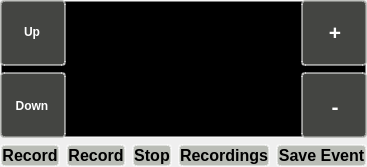
     <widget class="QWidget" name="cameraWidget" native="true">
      <property name="sizePolicy">
       <sizepolicy hsizetype="Expanding" vsizetype="Expanding">
        <horstretch>0</horstretch>
        <verstretch>0</verstretch>
       </sizepolicy>
      </property>
      <layout class="QVBoxLayout" name="verticalLayout_2">
       <property name="leftMargin">
        <number>0</number>
       </property>
       <property name="topMargin">
        <number>0</number>
       </property>
       <property name="rightMargin">
        <number>0</number>
       </property>
       <property name="bottomMargin">
        <number>0</number>
       </property>
       <item>
        <widget class="QWidget" name="horizontalWidget" native="true">
         <property name="sizePolicy">
          <sizepolicy hsizetype="Expanding" vsizetype="Expanding">
           <horstretch>0</horstretch>
           <verstretch>0</verstretch>
          </sizepolicy>
         </property>
         <property name="styleSheet">
          <string notr="true">background-color: rgba(0, 0, 0, 1);
border-radius: 4px;
border: 2px solid rgba(255,255,255,0.5);
outline: none;</string>
         </property>
         <layout class="QHBoxLayout" name="horizontalLayout_18">
          <property name="leftMargin">
           <number>0</number>
          </property>
          <property name="topMargin">
           <number>0</number>
          </property>
          <property name="rightMargin">
           <number>0</number>
          </property>
          <property name="bottomMargin">
           <number>0</number>
          </property>
          <item>
           <widget class="QWidget" name="verticalWidget_2" native="true">
            <property name="sizePolicy">
             <sizepolicy hsizetype="Preferred" vsizetype="Expanding">
              <horstretch>0</horstretch>
              <verstretch>0</verstretch>
             </sizepolicy>
            </property>
            <property name="styleSheet">
             <string notr="true">background-color: rgba(0, 0, 0, 0);
border: 0px;</string>
            </property>
            <layout class="QVBoxLayout" name="verticalLayout_15">
             <property name="leftMargin">
              <number>0</number>
             </property>
             <property name="topMargin">
              <number>0</number>
             </property>
             <property name="rightMargin">
              <number>0</number>
             </property>
             <property name="bottomMargin">
              <number>0</number>
             </property>
             <item>
              <widget class="QPushButton" name="pushButtonUp">
               <property name="sizePolicy">
                <sizepolicy hsizetype="Fixed" vsizetype="Expanding">
                 <horstretch>0</horstretch>
                 <verstretch>0</verstretch>
                </sizepolicy>
               </property>
               <property name="minimumSize">
                <size>
                 <width>66</width>
                 <height>66</height>
                </size>
               </property>
               <property name="maximumSize">
                <size>
                 <width>66</width>
                 <height>16777215</height>
                </size>
               </property>
               <property name="font">
                <font>
                 <weight>75</weight>
                 <bold>true</bold>
                </font>
               </property>
               <property name="styleSheet">
                <string notr="true">background-color: rgba(136, 138, 133, 0.5);
border-radius: 4px;
border: 2px solid rgba(255,255,255,0.5);
border-left: 0px;
border-top: 0px;
color: rgb(255, 255, 255);
outline: none;</string>
               </property>
               <property name="text">
                <string>Up</string>
               </property>
              </widget>
             </item>
             <item>
              <widget class="QPushButton" name="pushButtonDown">
               <property name="sizePolicy">
                <sizepolicy hsizetype="Fixed" vsizetype="Expanding">
                 <horstretch>0</horstretch>
                 <verstretch>0</verstretch>
                </sizepolicy>
               </property>
               <property name="minimumSize">
                <size>
                 <width>66</width>
                 <height>66</height>
                </size>
               </property>
               <property name="maximumSize">
                <size>
                 <width>66</width>
                 <height>16777215</height>
                </size>
               </property>
               <property name="font">
                <font>
                 <weight>75</weight>
                 <bold>true</bold>
                </font>
               </property>
               <property name="styleSheet">
                <string notr="true">background-color: rgba(136, 138, 133, 0.5);
border-radius: 4px;
border: 2px solid rgba(255,255,255,0.5);
border-left: 0px;
border-bottom: 0px;
color: rgb(255, 255, 255);
outline: none;</string>
               </property>
               <property name="text">
                <string>Down</string>
               </property>
              </widget>
             </item>
            </layout>
           </widget>
          </item>
          <item>
           <widget class="QPushButton" name="pushButtonCameraHide">
            <property name="sizePolicy">
             <sizepolicy hsizetype="Expanding" vsizetype="Expanding">
              <horstretch>0</horstretch>
              <verstretch>0</verstretch>
             </sizepolicy>
            </property>
            <property name="styleSheet">
             <string notr="true">background-color: rgba(0, 0, 0, 0);
border: 0px;
outline: none;</string>
            </property>
            <property name="text">
             <string/>
            </property>
           </widget>
          </item>
          <item>
           <widget class="QWidget" name="verticalWidget" native="true">
            <property name="sizePolicy">
             <sizepolicy hsizetype="Preferred" vsizetype="Expanding">
              <horstretch>0</horstretch>
              <verstretch>0</verstretch>
             </sizepolicy>
            </property>
            <property name="styleSheet">
             <string notr="true">background-color: rgba(0, 0, 0, 0);
border: 0px;
</string>
            </property>
            <layout class="QVBoxLayout" name="verticalLayout_14">
             <property name="leftMargin">
              <number>0</number>
             </property>
             <property name="topMargin">
              <number>0</number>
             </property>
             <property name="rightMargin">
              <number>0</number>
             </property>
             <property name="bottomMargin">
              <number>0</number>
             </property>
             <item>
              <widget class="QPushButton" name="pushButtonPlus">
               <property name="sizePolicy">
                <sizepolicy hsizetype="Fixed" vsizetype="Expanding">
                 <horstretch>0</horstretch>
                 <verstretch>0</verstretch>
                </sizepolicy>
               </property>
               <property name="minimumSize">
                <size>
                 <width>66</width>
                 <height>66</height>
                </size>
               </property>
               <property name="maximumSize">
                <size>
                 <width>66</width>
                 <height>16777215</height>
                </size>
               </property>
               <property name="font">
                <font>
                 <pointsize>16</pointsize>
                 <weight>75</weight>
                 <bold>true</bold>
                </font>
               </property>
               <property name="styleSheet">
                <string notr="true">background-color: rgba(136, 138, 133, 0.5);
border-radius: 4px;
border: 2px solid rgba(255,255,255,0.5);
border-right: 0px;
border-top: 0px;
color: rgb(255, 255, 255);
outline: none;</string>
               </property>
               <property name="text">
                <string>+</string>
               </property>
              </widget>
             </item>
             <item>
              <widget class="QPushButton" name="pushButtonMinus">
               <property name="sizePolicy">
                <sizepolicy hsizetype="Fixed" vsizetype="Expanding">
                 <horstretch>0</horstretch>
                 <verstretch>0</verstretch>
                </sizepolicy>
               </property>
               <property name="minimumSize">
                <size>
                 <width>66</width>
                 <height>66</height>
                </size>
               </property>
               <property name="maximumSize">
                <size>
                 <width>66</width>
                 <height>16777215</height>
                </size>
               </property>
               <property name="font">
                <font>
                 <pointsize>16</pointsize>
                 <weight>75</weight>
                 <bold>true</bold>
                </font>
               </property>
               <property name="styleSheet">
                <string notr="true">background-color: rgba(136, 138, 133, 0.5);
border-radius: 4px;
border: 2px solid rgba(255,255,255,0.5);
border-right: 0px;
border-bottom: 0px;
color: rgb(255, 255, 255);
outline: none;</string>
               </property>
               <property name="text">
                <string>-</string>
               </property>
              </widget>
             </item>
            </layout>
           </widget>
          </item>
         </layout>
        </widget>
       </item>
       <item>
        <layout class="QHBoxLayout" name="Layout_CamButtons">
         <item>
          <widget class="QPushButton" name="pushButtonRecord">
           <property name="sizePolicy">
            <sizepolicy hsizetype="Expanding" vsizetype="Fixed">
             <horstretch>0</horstretch>
             <verstretch>0</verstretch>
            </sizepolicy>
           </property>
           <property name="font">
            <font>
             <pointsize>12</pointsize>
             <weight>75</weight>
             <bold>true</bold>
            </font>
           </property>
           <property name="styleSheet">
            <string notr="true">background-color: rgb(186, 189, 182);
color: rgb(0, 0, 0);
border-radius: 4px;
border: 2px solid rgba(255,255,255,0.5);
outline: none;</string>
           </property>
           <property name="text">
            <string>Record</string>
           </property>
           <property name="icon">
            <iconset>
             <normalon>:/record-hot.png</normalon>
            </iconset>
           </property>
           <property name="iconSize">
            <size>
             <width>32</width>
             <height>32</height>
            </size>
           </property>
          </widget>
         </item>
         <item>
          <widget class="QPushButton" name="pushButtonRecordActive">
           <property name="sizePolicy">
            <sizepolicy hsizetype="Expanding" vsizetype="Fixed">
             <horstretch>0</horstretch>
             <verstretch>0</verstretch>
            </sizepolicy>
           </property>
           <property name="font">
            <font>
             <pointsize>12</pointsize>
             <weight>75</weight>
             <bold>true</bold>
            </font>
           </property>
           <property name="styleSheet">
            <string notr="true">background-color: rgb(186, 189, 182);
color: rgb(0, 0, 0);
border-radius: 4px;
border: 2px solid rgba(255,255,255,0.5);
outline: none;</string>
           </property>
           <property name="text">
            <string>Record</string>
           </property>
           <property name="icon">
            <iconset>
             <normalon>:/recordactive-hot.png</normalon>
            </iconset>
           </property>
           <property name="iconSize">
            <size>
             <width>32</width>
             <height>32</height>
            </size>
           </property>
          </widget>
         </item>
         <item>
          <widget class="QPushButton" name="pushButtonStop">
           <property name="sizePolicy">
            <sizepolicy hsizetype="Expanding" vsizetype="Fixed">
             <horstretch>0</horstretch>
             <verstretch>0</verstretch>
            </sizepolicy>
           </property>
           <property name="font">
            <font>
             <pointsize>12</pointsize>
             <weight>75</weight>
             <bold>true</bold>
            </font>
           </property>
           <property name="styleSheet">
            <string notr="true">background-color: rgb(186, 189, 182);
color: rgb(0, 0, 0);
border-radius: 4px;
border: 2px solid rgba(255,255,255,0.5);
outline: none;</string>
           </property>
           <property name="text">
            <string>Stop</string>
           </property>
           <property name="icon">
            <iconset>
             <normalon>:/stop-hot.png</normalon>
            </iconset>
           </property>
           <property name="iconSize">
            <size>
             <width>32</width>
             <height>32</height>
            </size>
           </property>
          </widget>
         </item>
         <item>
          <widget class="QPushButton" name="pushButtonRecordings">
           <property name="sizePolicy">
            <sizepolicy hsizetype="Expanding" vsizetype="Fixed">
             <horstretch>0</horstretch>
             <verstretch>0</verstretch>
            </sizepolicy>
           </property>
           <property name="font">
            <font>
             <pointsize>12</pointsize>
             <weight>75</weight>
             <bold>true</bold>
            </font>
           </property>
           <property name="styleSheet">
            <string notr="true">background-color: rgb(186, 189, 182);
color: rgb(0, 0, 0);
border-radius: 4px;
border: 2px solid rgba(255,255,255,0.5);
outline: none;</string>
           </property>
           <property name="text">
            <string>Recordings</string>
           </property>
           <property name="icon">
            <iconset>
             <normalon>:/list-hot.png</normalon>
            </iconset>
           </property>
           <property name="iconSize">
            <size>
             <width>32</width>
             <height>32</height>
            </size>
           </property>
          </widget>
         </item>
         <item>
          <widget class="QPushButton" name="pushButtonSave">
           <property name="sizePolicy">
            <sizepolicy hsizetype="Expanding" vsizetype="Fixed">
             <horstretch>0</horstretch>
             <verstretch>0</verstretch>
            </sizepolicy>
           </property>
           <property name="font">
            <font>
             <pointsize>12</pointsize>
             <weight>75</weight>
             <bold>true</bold>
            </font>
           </property>
           <property name="styleSheet">
            <string notr="true">background-color: rgb(186, 189, 182);
color: rgb(0, 0, 0);
border-radius: 4px;
border: 2px solid rgba(255,255,255,0.5);
outline: none;</string>
           </property>
           <property name="text">
            <string>Save Event</string>
           </property>
           <property name="icon">
            <iconset>
             <normalon>:/save-hot.png</normalon>
            </iconset>
           </property>
           <property name="iconSize">
            <size>
             <width>32</width>
             <height>32</height>
            </size>
           </property>
          </widget>
         </item>
        </layout>
       </item>
      </layout>
     </widget>
